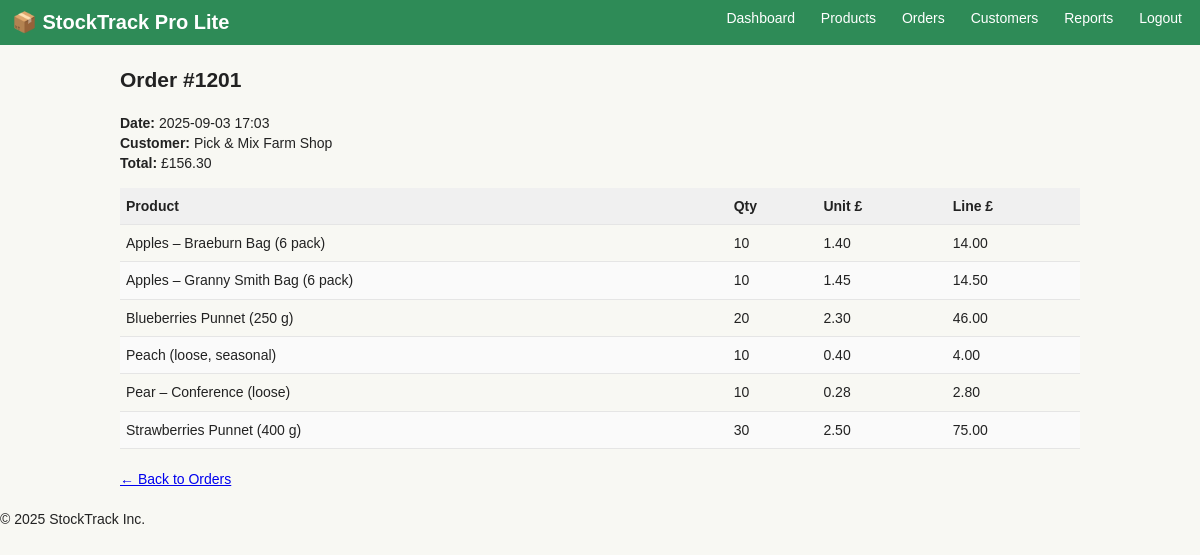
Screenshot of /StockTrackProLite/order_view.php?id=1201 with the database file from the repository.
### tables this page shows
CREATE TABLE `orders` (
  `id` int(11) NOT NULL AUTO_INCREMENT,
  `customer_id` int(11) DEFAULT NULL,
  `order_date` datetime NOT NULL,
  `total` decimal(10,2) NOT NULL,
  PRIMARY KEY (`id`),
  KEY `customer_id` (`customer_id`),
  CONSTRAINT `orders_ibfk_1` FOREIGN KEY (`customer_id`) REFERENCES `customers` (`id`)
);

CREATE TABLE `customers` (
  `id` int(11) NOT NULL AUTO_INCREMENT,
  `name` varchar(100) NOT NULL,
  `phone` varchar(30) DEFAULT NULL,
  `email` varchar(100) DEFAULT NULL,
  `address` text DEFAULT NULL,
  PRIMARY KEY (`id`)
);

CREATE TABLE `order_items` (
  `id` int(11) NOT NULL AUTO_INCREMENT,
  `order_id` int(11) DEFAULT NULL,
  `product_id` int(11) DEFAULT NULL,
  `quantity` int(11) NOT NULL,
  `price` decimal(10,2) NOT NULL,
  PRIMARY KEY (`id`),
  KEY `order_id` (`order_id`),
  KEY `product_id` (`product_id`),
  CONSTRAINT `order_items_ibfk_1` FOREIGN KEY (`order_id`) REFERENCES `orders` (`id`),
  CONSTRAINT `order_items_ibfk_2` FOREIGN KEY (`product_id`) REFERENCES `products` (`id`)
);

CREATE TABLE `products` (
  `id` int(11) NOT NULL AUTO_INCREMENT,
  `sku` varchar(30) NOT NULL,
  `name` varchar(100) NOT NULL,
  `category_id` int(11) DEFAULT NULL,
  `price` decimal(10,2) NOT NULL,
  `stock` int(11) NOT NULL DEFAULT 0,
  PRIMARY KEY (`id`),
  KEY `category_id` (`category_id`),
  CONSTRAINT `products_ibfk_1` FOREIGN KEY (`category_id`) REFERENCES `categories` (`id`)
);

### StockTrackProLite/order_view.php (the view, shortened to what this page needs)
<?php
include __DIR__ . '/includes/db.php';
include __DIR__ . '/includes/header.php';
$id = isset($_GET['id']) ? (int)$_GET['id'] : 0;
$hdr = mysqli_fetch_assoc(mysqli_query($conn,
   "SELECT o.*, c.name AS customer
    FROM orders o
    LEFT JOIN customers c ON c.id = o.customer_id
    WHERE o.id=$id
"));
$lines = mysqli_query($conn,
   "SELECT oi.*, p.name
    FROM order_items oi
    LEFT JOIN products p ON p.id = oi.product_id
    WHERE oi.order_id=$id
");
?>
<h2>Order #<?php echo $hdr['id']; ?></h2>
<p><strong>Date:</strong> <?php echo date('Y-m-d H:i', strtotime($hdr['order_date'])); ?><br>
<strong>Customer:</strong> <?php echo htmlspecialchars($hdr['customer']); ?><br>
<strong>Total:</strong> £<?php echo number_format($hdr['total'], 2); ?></p>
<table>
    <thead><tr><th>Product</th><th>Qty</th><th>Unit £</th><th>Line £</th></tr></thead>
    <tbody>
    <?php while ($l = mysqli_fetch_assoc($lines)): ?>
        <tr>
            <td><?php echo htmlspecialchars($l['name']); ?></td>
            <td><?php echo $l['quantity']; ?></td>
            <td><?php echo number_format($l['price'], 2); ?></td>
            <td><?php echo number_format($l['quantity'] * $l['price'], 2); ?></td>
        </tr>
    <?php endwhile; ?>
    </tbody>
</table>
<p><a href="orders.php">← Back to Orders</a></p>
<?php include __DIR__ . '/includes/footer.php'; ?>

### StockTrackProLite/assets/style.css (style rules this page uses)
body { background:#f8f8f3; color:#222; font:14px/1.45 Arial,Helvetica,sans-serif; margin:0; }
table { width:100%; border-collapse:collapse; margin-bottom:20px; }
th,td { padding:8px 6px; border-bottom:1px solid #e5e5e5; text-align:left; }
th { background:#f0f0f0; font-weight:bold; }
tr:nth-child(even) { background:#fafafa; }

### rows the page displays
orders: id "1201", order_date "2025-09-03 17:03", customer.name "Pick & Mix Farm Shop", total "156.30"
order_items: product.name "Apples – Braeburn Bag (6 pack)", quantity "10", price "1.40", $l['quantity'] * $l['price'] "14.00"
order_items: product.name "Apples – Granny Smith Bag (6 pack)", quantity "10", price "1.45", $l['quantity'] * $l['price'] "14.50"
order_items: product.name "Blueberries Punnet (250 g)", quantity "20", price "2.30", $l['quantity'] * $l['price'] "46.00"
order_items: product.name "Peach (loose, seasonal)", quantity "10", price "0.40", $l['quantity'] * $l['price'] "4.00"
order_items: product.name "Pear – Conference (loose)", quantity "10", price "0.28", $l['quantity'] * $l['price'] "2.80"
order_items: product.name "Strawberries Punnet (400 g)", quantity "30", price "2.50", $l['quantity'] * $l['price'] "75.00"
